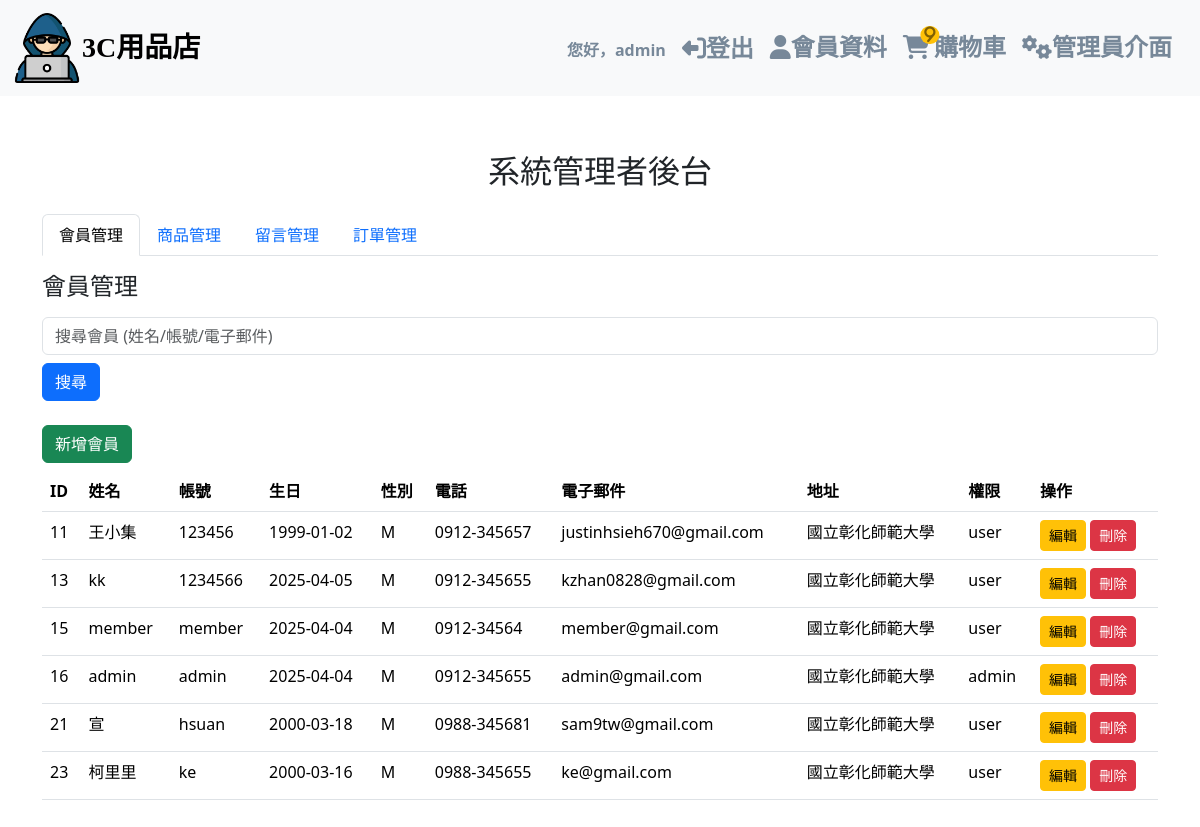
/admin.php (signed in), run on an earlier commit of the app's database.
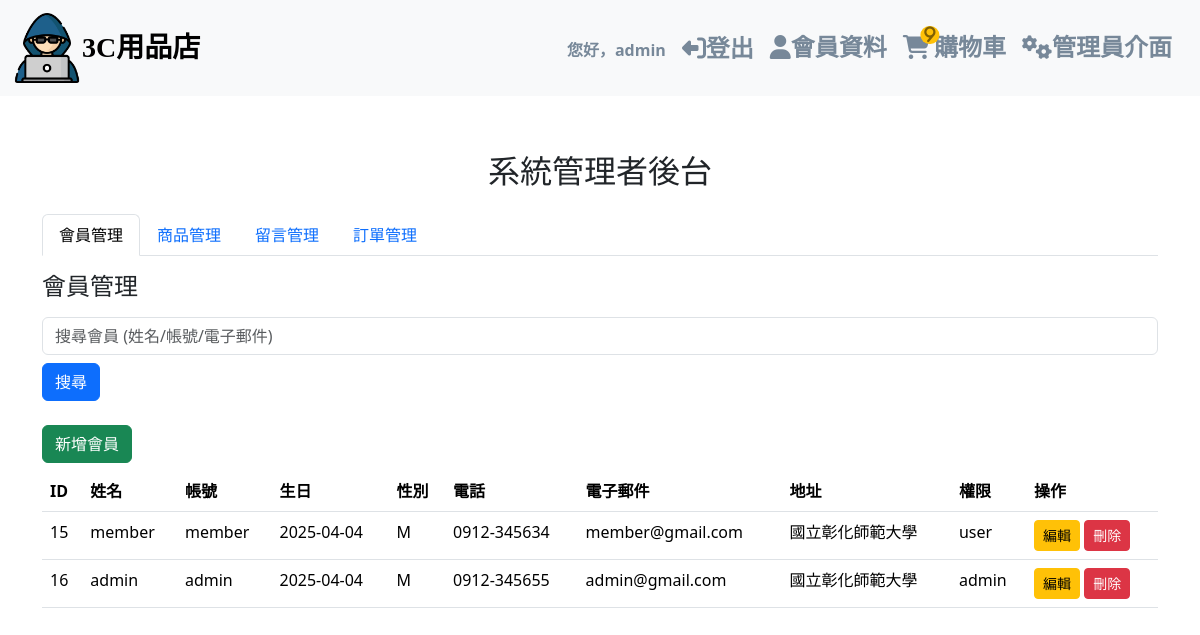
And on a later commit of the database.
### tables this page shows
CREATE TABLE `member` (
  `id` int(11) NOT NULL COMMENT '會員編號',
  `username` varchar(50) NOT NULL COMMENT '登入帳號',
  `password` varchar(255) NOT NULL COMMENT '加密密碼',
  `email` varchar(100) NOT NULL COMMENT '電子郵件',
  `name` varchar(50) DEFAULT NULL COMMENT '姓名',
  `phone` varchar(20) DEFAULT NULL COMMENT '手機號碼',
  `address` text DEFAULT NULL COMMENT '地址',
  `gender` enum('M','F','O') DEFAULT 'O' COMMENT '性別:M=男、F=女、O=其他',
  `birthdate` date DEFAULT NULL COMMENT '生日',
  `created_at` datetime DEFAULT NULL COMMENT '註冊時間',
  `updated_at` datetime DEFAULT NULL ON UPDATE current_timestamp() COMMENT '更新時間',
  `last_login_at` datetime DEFAULT NULL COMMENT '最後登入時間',
  `status` tinyint(1) NOT NULL COMMENT '帳號狀態:1=啟用、0=停用',
  `role` varchar(20) NOT NULL DEFAULT 'user' COMMENT '權限角色'
);

### admin.php (the view, shortened to what this page needs)
<?php include 'head.php';?>
</head>
<body>
    <?php include 'header.php'; ?>
    <div class="container py-5">
        <h2 class="text-center py-2">系統管理者後台</h2>
        <div id="adminPanel">
            <nav class="nav nav-tabs mt-3">
                <a class="nav-link active" data-bs-toggle="tab" href="#members">會員管理</a>
                <a class="nav-link" data-bs-toggle="tab" href="#products">商品管理</a>
                <a class="nav-link" data-bs-toggle="tab" href="#messages">留言管理</a>
                <a class="nav-link" data-bs-toggle="tab" href="#orders">訂單管理</a>
            </nav>
            <div class="tab-content mt-3">
                <div id="members" class="tab-pane fade show active">
                    <h4>會員管理</h4>
                    <div class="mt-3">
                        <input type="text" id="search-keyword" class="form-control" placeholder="搜尋會員 (姓名/帳號/電子郵件)">
                        <button class="btn btn-primary mt-2" id="search-member-btn">搜尋</button>
                    </div>
                    <button class="btn btn-success" data-bs-toggle="modal" data-bs-target="#addUserModal">新增會員</button>
                    <div class="list-customerID">
                        <table class="table mt-2">
                            <thead>
                                <tr>
                                    <th>ID</th>
                                    <th>姓名</th>
                                    <th>帳號</th>
                                    <th>生日</th>
                                    <th>性別</th>
                                    <th>電話</th>
                                    <th>電子郵件</th>
                                    <th>地址</th>
                                    <th>權限</th>
                                    <th>操作</th>
                                </tr>
                            </thead>
                            <tbody>
                                <?php
                                include("db.php");
                                $sql = "SELECT * FROM member";
                                $result = $conn->query($sql);
                                if($result->num_rows > 0){
                                    while($row = $result->fetch_assoc()){
                                        echo "<tr>
                                                <td>{$row['id']}</td>
                                                <td>{$row['name']}</td>
                                                <td>{$row['username']}</td>
                                                <td>{$row['birthdate']}</td>
                                                <td>{$row['gender']}</td>
                                                <td>{$row['phone']}</td>
                                                <td>{$row['email']}</td>
                                                <td>{$row['address']}</td>
                                                <td>{$row['role']}</td>
                                                <td>
                                                  <button class='btn btn-warning btn-sm edit-member'
                                                          data-bs-toggle='modal'
                                                          data-bs-target='#editUserModal'
                                                          data-id='{$row['id']}'
                                                          data-name='{$row['name']}'
                                                          data-username='{$row['username']}'
                                                          data-birthdate='{$row['birthdate']}'
                                                          data-gender='{$row['gender']}'
                                                          data-phone='{$row['phone']}'
                                                          data-email='{$row['email']}'
                                                          data-address='{$row['address']}'
                                                          data-role='{$row['role']}'>
                                                          編輯
                                                  </button>
                                                  <button class='btn btn-danger btn-sm delete-member' data-id='{$row['id']}'>刪除</button>
                                                </td>
                                              </tr>";
                                    }
                                }else{
                                    echo "<tr><td colspan='10' class='text-center'>尚無會員資料</td></tr>";
                                }
                                ?>
                            </tbody>
                        </table>
                    </div>
                </div>
            </div>
        </div>
    </div>
</body>
</html>

### head.php (shortened to what this page needs)
<!DOCTYPE html>
<html lang="en">
<head>
    <link href="https://cdn.jsdelivr.net/npm/bootstrap@5.3.3/dist/css/bootstrap.min.css" rel="stylesheet">
    <link rel="stylesheet" href="https://cdnjs.cloudflare.com/ajax/libs/font-awesome/6.0.0/css/all.min.css">
    <link rel="stylesheet" type="text/css" href="css/style.css">

### header.php (shortened to what this page needs)
<header>
  <nav class="navbar navbar-expand-lg bg-body-tertiary">
    <div class="container-fluid">
      <a class="navbar-brand d-flex align-items-center" href="index.php">
        <img src="images/hacker.png" alt="logo" class="logo">
        <span class="logo-context fs-3 fw-bold">3C用品店</span>
      </a>
      <div class="d-none d-lg-flex ms-auto me-3 gap-3 icon-link">
        <span class="fw-bold mt-auto main_nav">
          <?php
            if(isset($_SESSION['username'])){
              echo "您好，". htmlentities($_SESSION['username']);
            }else{
              echo "您好，遊客";
            }
          ?>
        </span>
        <?php
            if(!isset($_SESSION['username'],$_SESSION['role'])){
              echo '<a href="login.php" class="header_btn main_nav"><i class="fa-solid fa-right-to-bracket fs-4">登入</i></a>';
            }else{
              echo '<a href="logout.php" class="header_btn main_nav fa-solid fs-4 text-decoration-none"><i class="fa-solid fa-right-from-bracket fa-rotate-180 fs-4"></i>登出</a>';
            }
          ?>
        <a href="personal_id.php" class="header_btn main_nav"><i class="fa-solid fa-user fs-4">會員資料</i></a>
        <a href="shopping_list.php" class="header_btn main_nav text-decoration-none">
          <i class="fa-solid fa-cart-shopping fs-4 position-relative">
            <span class="position-absolute top-0 start-100 translate-middle badge rounded-pill px-1 py-0 bg-warning text-black-50">9</span>
          </i>
          <span class="fa-solid fs-4">購物車</span>
        </a>
        <?php
          if(isset($_SESSION['role']) && $_SESSION['role'] === "admin"){
            echo '<a href="admin.php" class="header_btn main_nav"><i class="fa-solid fa-gears fs-4">管理員介面</i></a>';
          }
        ?>
      </div>
    </div>
  </nav>
</header>

### css/style.css (style rules this page uses)
html,body { height:100%; width:100%; margin:0; padding:0; display:flex; flex-direction: column; }
.logo { height:70px; }
.logo-context { font-family:"Noto+Sans+TC"; }
.main_nav { color:lightslategray !important; }

What changed in the data, as far as the page shows it:
removed member: id "11", name "王小集", username "123456", birthdate "1999-01-02", gender "M", phone "0912-345657", email "justinhsieh670@gmail.com", address "國立彰化師範大學", role "user"
removed member: id "13", name "kk", username "1234566", birthdate "2025-04-05", gender "M", phone "0912-345655", email "kzhan0828@gmail.com", address "國立彰化師範大學", role "user"
removed member: id "21", name "宣", username "hsuan", birthdate "2000-03-18", gender "M", phone "0988-345681", email "sam9tw@gmail.com", address "國立彰化師範大學", role "user"
removed member: id "23", name "柯里里", username "ke", birthdate "2000-03-16", gender "M", phone "0988-345655", email "ke@gmail.com", address "國立彰化師範大學", role "user"
changed member "member": phone "0912-34564" → "0912-345634"
